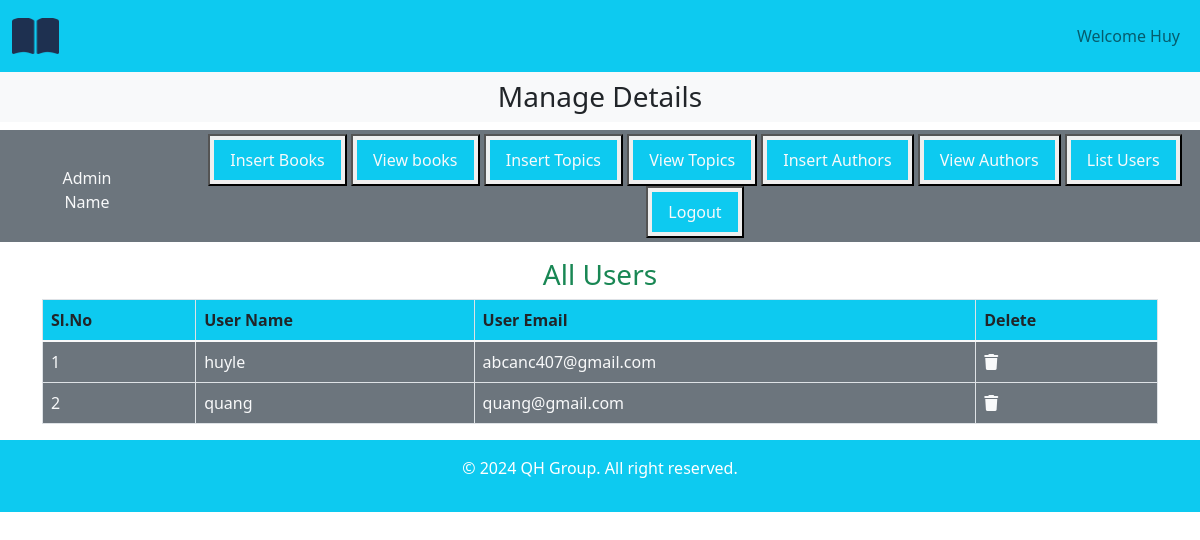
Screenshot of /admin_area/index.php?list_users (signed in) with the database file from the repository.
### tables this page shows
CREATE TABLE `user_table` (
  `user_id` int(11) NOT NULL,
  `username` varchar(50) NOT NULL,
  `user_email` varchar(50) NOT NULL,
  `user_password` varchar(255) NOT NULL,
  `user_balance` int(11) DEFAULT 0
);

### admin_area/list_users.php (the view)
<h3 class="text-center text-success">All Users</h3>
<table class="table table-bordered">
    <thead class="bg-info">
        <tr>
            <th>Sl.No</th>
            <th>User Name</th>
            <th>User Email</th>
            <th>Delete</th>
        </tr>
    </thead>
    <tbody class="bg-secondary text-light">
        <?php
            $get_users = "select * from `user_table` order by username asc";
            $result = mysqli_query($con, $get_users);
            $number = 0;
            while($row = mysqli_fetch_assoc($result)){
                $user_id = $row['user_id'];
                $user_name = $row['username'];
                $user_email = $row['user_email'];
                $number++;
                echo "
                    <tr>
                        <td>$number</td>
                        <td>$user_name</td>
                        <td>$user_email</td>
                        <td><a href='index.php?delete_user=$user_id' class='text-light'><i class='fa-solid fa-trash'></i></a></td>
                    </tr>
                ";
            }
        ?>
    </tbody>
</table>

### style.css (style rules this page uses)
* { margin: 0; padding: 0; box-sizing: border-box; }

### rows the page displays
user_table: username "huyle", user_email "abcanc407@gmail.com"
user_table: username "quang", user_email "quang@gmail.com"

### other values shown
$_SESSION['admin_name'] "Huy"
